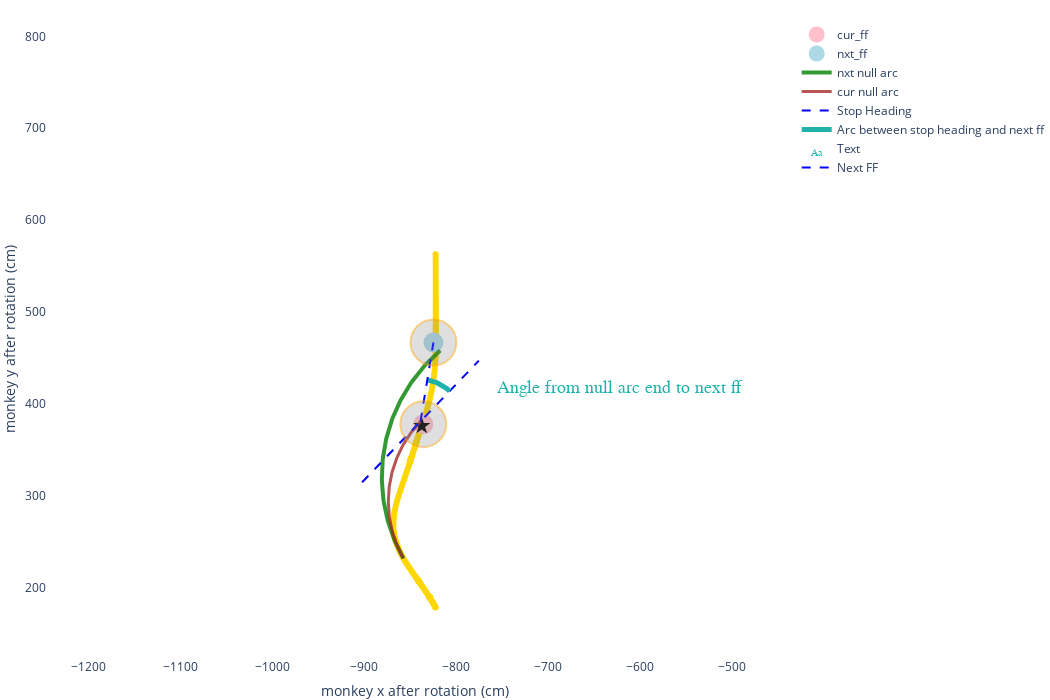

The notebook cell saved with this chart:
### Markdown cell above
### show angle from null arc end to next ff
(Note: I might want to click on the null arcs to hide them)

### Code cell
index = fixed_current_i    

null_arc_info = snf.plotly_inst.cur_null_arc_info_for_the_point    
null_arc_xy_rotated = show_null_trajectory.find_arc_xy_rotated(null_arc_info.loc[index, 'center_x'], null_arc_info.loc[index, 'center_y'], null_arc_info.loc[index, 'all_arc_radius'],
                                                                  null_arc_info.loc[index, 'arc_starting_angle'], null_arc_info.loc[index, 'arc_ending_angle'], rotation_matrix=None)

null_arc_end_x = null_arc_xy_rotated[0, -1]
null_arc_end_y = null_arc_xy_rotated[1, -1]
null_arc_end_angle = snf.plotly_inst.mheading_for_cur_ff_for_all_counted_points['monkey_angle'][fixed_current_i, 1]

line_of_cur_null_heading = illustrate_concepts.find_line_of_heading(null_arc_end_x, null_arc_end_y, null_arc_end_angle, line_length=line_length, rotation_matrix=snf.plotly_inst.current_plotly_key_comp['rotation_matrix'])

line_cur_and_nxt_ff = illustrate_concepts._calculate_rotated_line(null_arc_end_x, null_arc_end_y, 
                                            snf.stops_near_ff_df_counted.iloc[fixed_current_i]['nxt_ff_x'], 
                                            snf.stops_near_ff_df_counted.iloc[fixed_current_i]['nxt_ff_y'], 
                                            snf.plotly_inst.current_plotly_key_comp['rotation_matrix'])

arc_radius = line_length / 2
arc_center = line_cur_and_nxt_ff[:, 0]
arc_end_1 = line_cur_and_nxt_ff[:, 1]
arc_end_2 = line_of_cur_null_heading[:, 1]
arc_xy = illustrate_concepts.calculate_arc_to_show_angle(
    arc_center, arc_end_1, arc_end_2, arc_radius, None
)


# Make individual plots for stops near ff in Plotly
current_i = snf.make_individual_plots_for_stops_near_ff_in_plotly(
    fixed_current_i, max_num_plot_to_make=1, show_fig=False, **kwargs
)
illustrate_concepts.plot_with_additional_elements(snf,
                                  line_of_cur_null_heading, line_cur_and_nxt_ff,
                                  arc_xy,
                                  arc_label='Angle from null arc end to next ff'
                                  )
snf.plotly_inst.fig.show()

### Figure 1 — Plotly figure (JSON) as saved in the notebook; plotly's stock layout.template omitted (floating-point values rounded to 4 significant figures; data arrays with more than 128 entries replaced by an {"elided": "..."} marker saying what was removed)
{"data": [{"customdata": [[1], [2]], "hovertemplate": "ff %{customdata[0]}", "legendgroup": "", "marker": {"color": "red", "symbol": "circle"}, "mode": "markers", "name": "plot_ff", "orientation": "v", "showlegend": false, "type": "scatter", "x": [-835.4, -824.4], "xaxis": "x", "y": [377.9, 466.8], "yaxis": "y"}, {"customdata": {"elided": "400x2 float values"}, "hovertemplate": "rel_time: %{customdata[0]:.2f}", "legendgroup": "", "marker": {"color": "gold", "symbol": "circle"}, "mode": "markers", "name": "trajectory_data", "orientation": "v", "showlegend": false, "type": "scatter", "x": {"elided": "400 float values"}, "xaxis": "x", "y": {"elided": "400 float values"}, "yaxis": "y"}, {"marker": {"color": "pink", "size": 20, "symbol": "circle"}, "mode": "markers", "name": "cur_ff", "type": "scatter", "x": [-835.4], "y": [377.9]}, {"marker": {"color": "lightblue", "size": 20, "symbol": "circle"}, "mode": "markers", "name": "nxt_ff", "type": "scatter", "x": [-824.4], "y": [466.8]}, {"customdata": [[0]], "hovertemplate": "rel_time: %{customdata[0]:.2f}", "legendgroup": "", "marker": {"color": "black", "opacity": 1, "size": 13, "symbol": "star"}, "mode": "markers", "name": "stops", "orientation": "v", "showlegend": false, "type": "scatter", "x": [-837.1], "xaxis": "x", "y": [376.0], "yaxis": "y"}, {"hoverinfo": "name", "line": {"color": "green", "width": 4}, "mode": "lines", "name": "nxt null arc", "opacity": 0.8, "showlegend": true, "type": "scatter", "x": [-857.1, -858.3, -859.5, -860.7, -861.8, -862.9, -864.0, -865.0, -866.0, -867.0, -868.0, -868.9, -869.7, -870.6, -871.4, -872.2, -872.9, -873.6, -874.3, -874.9, -875.5, -876.1, -876.6, -877.1, -877.6, -878.0, -878.4, -878.8, -879.1, -879.4, -879.7, -879.9, -880.1, -880.3, -880.4, -880.5, -880.5, -880.5, -880.5, -880.5, -880.4, -880.2, -880.1, -879.9, -879.6, -879.4, -879.1, -878.7, -878.4, -878.0, -877.5, -877.1, -876.5, -876.0, -875.4, -874.8, -874.2, -873.5, -872.8, -872.0, -871.2, -870.4, -869.6, -868.7, -867.8, -866.8, -865.9, -864.8, -863.8, -862.7, -861.6, -860.5, -859.3, -858.1, -856.9, -855.6, -854.3, -853.0, -851.7, -850.3, -848.9, -847.4, -846.0, -844.5, -842.9, -841.4, -839.8, -838.2, -836.6, -834.9, -833.2, -831.5, -829.8, -828.0, -826.2, -824.4, -822.6, -820.7, -818.8, -816.9], "y": [231.9, 234.1, 236.3, 238.5, 240.8, 243.0, 245.3, 247.6, 249.9, 252.2, 254.6, 256.9, 259.3, 261.7, 264.0, 266.4, 268.8, 271.2, 273.7, 276.1, 278.5, 281.0, 283.4, 285.9, 288.4, 290.9, 293.3, 295.8, 298.3, 300.8, 303.3, 305.8, 308.3, 310.8, 313.4, 315.9, 318.4, 320.9, 323.4, 325.9, 328.4, 331.0, 333.5, 336.0, 338.5, 341.0, 343.5, 346.0, 348.5, 350.9, 353.4, 355.9, 358.4, 360.8, 363.3, 365.7, 368.1, 370.5, 373.0, 375.4, 377.8, 380.1, 382.5, 384.9, 387.2, 389.5, 391.8, 394.2, 396.4, 398.7, 401.0, 403.2, 405.4, 407.7, 409.8, 412.0, 414.2, 416.3, 418.4, 420.5, 422.6, 424.7, 426.7, 428.8, 430.8, 432.7, 434.7, 436.6, 438.5, 440.4, 442.3, 444.1, 446.0, 447.7, 449.5, 451.3, 453.0, 454.7, 456.3, 458.0]}, {"hoverinfo": "name", "line": {"color": "brown", "width": 3}, "mode": "lines", "name": "cur null arc", "opacity": 0.8, "showlegend": true, "type": "scatter", "x": [-857.1, -857.9, -858.7, -859.4, -860.2, -860.9, -861.6, -862.3, -862.9, -863.6, -864.2, -864.8, -865.4, -865.9, -866.5, -867.0, -867.5, -868.0, -868.5, -868.9, -869.3, -869.7, -870.1, -870.5, -870.8, -871.1, -871.4, -871.7, -872.0, -872.2, -872.4, -872.6, -872.8, -873.0, -873.1, -873.2, -873.3, -873.4, -873.4, -873.5, -873.5, -873.5, -873.4, -873.4, -873.3, -873.2, -873.1, -872.9, -872.8, -872.6, -872.4, -872.2, -871.9, -871.7, -871.4, -871.1, -870.7, -870.4, -870.0, -869.6, -869.2, -868.8, -868.4, -867.9, -867.4, -866.9, -866.4, -865.8, -865.2, -864.7, -864.0, -863.4, -862.8, -862.1, -861.4, -860.7, -860.0, -859.3, -858.5, -857.7, -856.9, -856.1, -855.3, -854.4, -853.5, -852.7, -851.8, -850.8, -849.9, -848.9, -848.0, -847.0, -846.0, -844.9, -843.9, -842.9, -841.8, -840.7, -839.6, -838.5], "y": [231.9, 233.3, 234.7, 236.2, 237.6, 239.1, 240.6, 242.0, 243.5, 245.0, 246.5, 248.0, 249.5, 251.1, 252.6, 254.1, 255.7, 257.2, 258.8, 260.4, 261.9, 263.5, 265.1, 266.7, 268.2, 269.8, 271.4, 273.0, 274.6, 276.3, 277.9, 279.5, 281.1, 282.7, 284.3, 285.9, 287.6, 289.2, 290.8, 292.4, 294.1, 295.7, 297.3, 298.9, 300.6, 302.2, 303.8, 305.4, 307.0, 308.7, 310.3, 311.9, 313.5, 315.1, 316.7, 318.3, 319.9, 321.5, 323.1, 324.6, 326.2, 327.8, 329.3, 330.9, 332.4, 334.0, 335.5, 337.0, 338.6, 340.1, 341.6, 343.1, 344.6, 346.1, 347.5, 349.0, 350.5, 351.9, 353.3, 354.8, 356.2, 357.6, 359.0, 360.4, 361.7, 363.1, 364.5, 365.8, 367.1, 368.4, 369.7, 371.0, 372.3, 373.6, 374.8, 376.0, 377.3, 378.5, 379.7, 380.9]}, {"line": {"color": "blue", "dash": "dash", "width": 2}, "mode": "lines", "name": "Stop Heading", "type": "scatter", "x": [-902.0, -775.0], "y": [314.7, 447.0]}, {"line": {"color": "LightSeaGreen", "width": 5}, "mode": "lines", "name": "Arc between stop heading and next ff", "type": "scatter", "x": {"elided": "500 float values"}, "y": {"elided": "500 float values"}}, {"mode": "text", "name": "Text", "text": ["Angle from null arc end to next ff"], "textfont": {"color": "LightSeaGreen", "family": "sans serif", "size": 18}, "textposition": "bottom center", "type": "scatter", "x": [-621.0], "y": [426.1]}, {"line": {"color": "blue", "dash": "dash", "width": 2}, "mode": "lines", "name": "Next FF", "type": "scatter", "x": [-838.5, -824.4], "y": [380.9, 466.8]}], "layout": {"autosize": false, "coloraxis": {"showscale": false}, "height": 700, "legend": {"tracegroupgap": 0}, "margin": {"b": 0, "l": 10, "r": 10, "t": 20}, "plot_bgcolor": "white", "shapes": [{"fillcolor": "rgba(128, 128, 128, 0.25)", "line": {"color": "rgba(255, 165, 0, 0.45)"}, "type": "circle", "x0": -860.4, "x1": -810.4, "xref": "x", "y0": 352.9, "y1": 402.9, "yref": "y"}, {"fillcolor": "rgba(128, 128, 128, 0.25)", "line": {"color": "rgba(255, 165, 0, 0.45)"}, "type": "circle", "x0": -849.4, "x1": -799.4, "xref": "x", "y0": 441.8, "y1": 491.8, "yref": "y"}], "width": 1050, "xaxis": {"anchor": "y", "domain": [0, 1], "range": [-968.1, -721.9], "showgrid": false, "title": {"text": "monkey x after rotation (cm)"}, "zeroline": false}, "yaxis": {"anchor": "x", "domain": [0, 1], "range": [128.5, 812.7], "scaleanchor": "x", "scaleratio": 1, "showgrid": false, "title": {"text": "monkey y after rotation (cm)"}, "zeroline": false}}}
